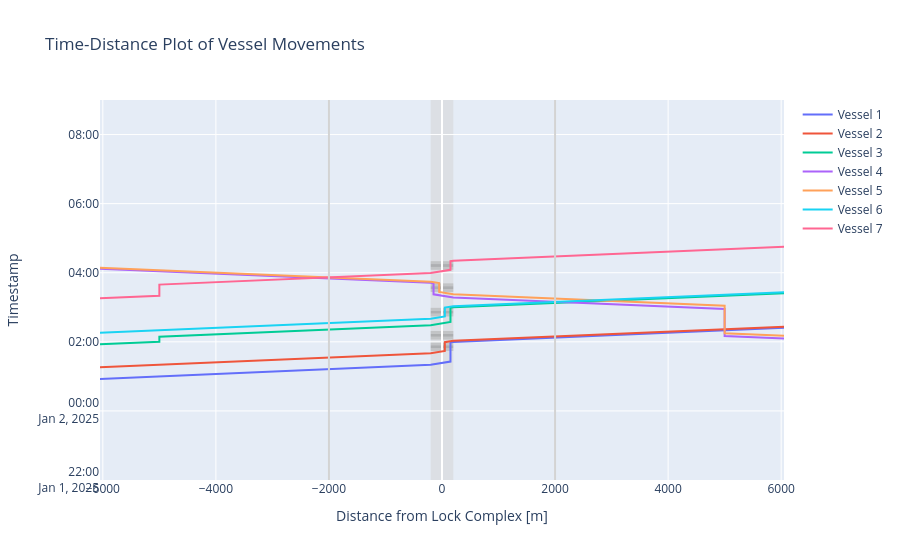

Notebook source saved alongside this figure:
### Code cell
# We can plot the time-distance diagram
fig = lock.create_time_distance_plot(vessels = vessels, 
                                     xlimmin = -6050, 
                                     xlimmax = 6050,
                                     ylimmin = pd.Timestamp('2025-01-01 22:00:00'),
                                     ylimmax = pd.Timestamp('2025-01-02 09:00:00'),
                                     method='Plotly')
fig
